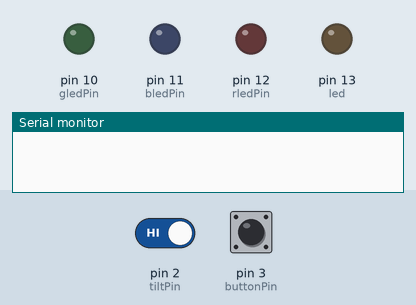
A sketch run on a simulated Arduino Uno, built with avr-gcc and run on an emulated ATmega328P. On the bench: output pins drawn as LEDs (lit = HIGH), the last lines printed to the serial monitor. The inputs (shaded band) are chosen by the test bench; at power-on: pin 2 (tiltPin) HIGH, pin 3 (buttonPin) HIGH.

Above: at 1.2 s.
1.3 s: pin 2 (tiltPin) driven LOW
At 2.5 s:
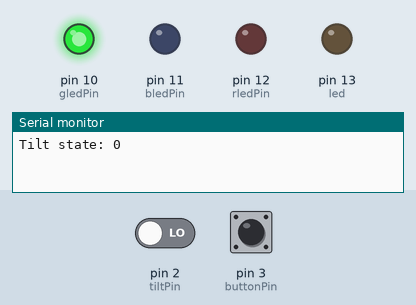
2.8 s: pin 3 (buttonPin) pulled LOW for 0.15 s
At 3.3 s:
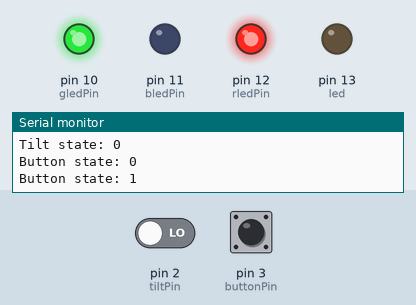
4.4 s: pin 2 (tiltPin) driven HIGH
At 5.0 s:
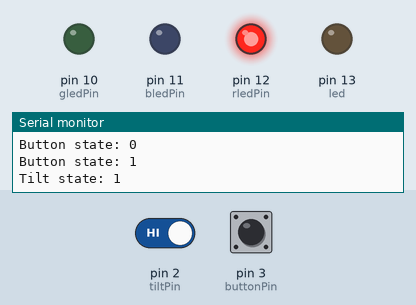
5.9 s: pin 3 (buttonPin) pulled LOW for 3.2 s
At 7.3 s:
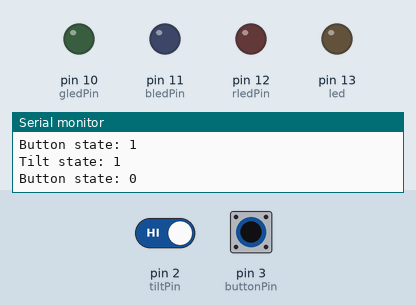
Timing chart, 0 to 10.6 s (numbered marks = the images above; inputs shaded):
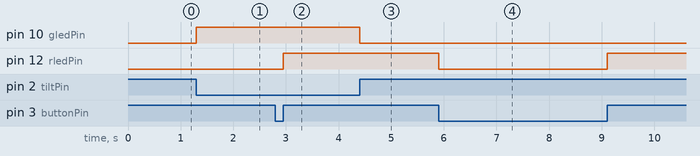

The sketch:

task1.3C.ino
```cpp
//inputs
const int tiltPin = 2;
const int buttonPin = 3;

//outputs
const int gledPin = 10;
const int bledPin = 11;
const int rledPin = 12;
const int led = 13;

volatile int tiltState = 0;
volatile int buttonState = 0;

void setup()
{
  pinMode(tiltPin, INPUT);
  pinMode(buttonPin, INPUT);

  pinMode(gledPin, OUTPUT);
  pinMode(bledPin, OUTPUT);
  pinMode(rledPin, OUTPUT);
  pinMode(led, OUTPUT);

  digitalWrite(tiltPin, HIGH);
  digitalWrite(buttonPin, HIGH);

  attachInterrupt(digitalPinToInterrupt(tiltPin), tilt, CHANGE);
  attachInterrupt(digitalPinToInterrupt(buttonPin), button, CHANGE);
  Serial.begin(9600);

}

void loop()
{

}


void tilt() {
  tiltState = digitalRead(tiltPin);
  digitalWrite(gledPin, !tiltState);
  Serial.print("Tilt state: ");
  Serial.println(tiltState);
}

void button() {
  buttonState = digitalRead(buttonPin);
  digitalWrite(rledPin, buttonState);
  Serial.print("Button state: ");
  Serial.println(buttonState);
}
```

Measured:
- after the input at 1.3 s, pin 10 (gledPin): LOW → HIGH at once
- after the input at 2.8 s, pin 12 (rledPin): LOW → HIGH after 0.15 s
- after the input at 4.4 s, pin 10 (gledPin): HIGH → LOW at once
- after the input at 5.9 s, pin 12 (rledPin): HIGH → LOW at once, → HIGH 3.2 s later
